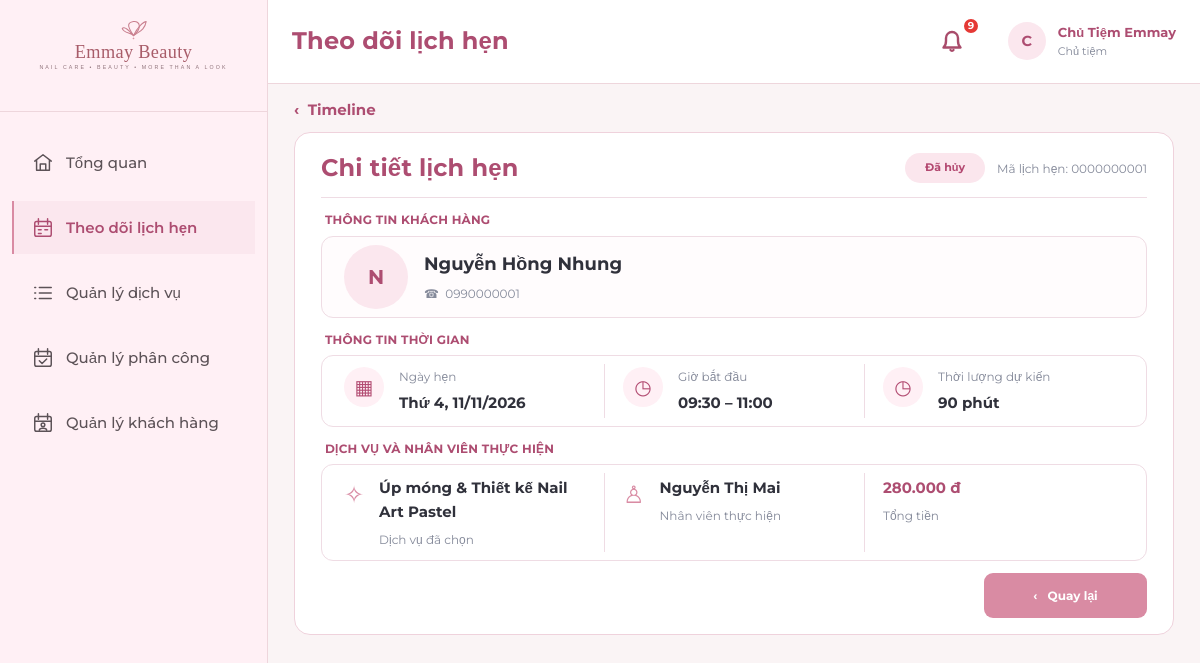
/owner/timeline/0000000001/?date=2026-11-11&page=1 (signed in), run on the app's committed database.
### apps/appointments/models.py (models this page shows, shortened)
class LichHen(models.Model):
    TRANG_THAI_CHOICES = [
        ('Chờ xác nhận', 'Chờ xác nhận'),
        ('Đã xác nhận', 'Đã xác nhận'),
        ('Hoàn thành', 'Hoàn thành'),
        ('Hủy', 'Hủy'),
        ('Không đến', 'Không đến'),
    ]
    ma_lich_hen = models.CharField(max_length=10, primary_key=True, verbose_name='Mã lịch hẹn')
    khach_hang = models.ForeignKey(KhachHang, on_delete=models.PROTECT, related_name='lich_hen', verbose_name='Khách hàng')
    tai_khoan_huy = models.ForeignKey(
        TaiKhoan, on_delete=models.SET_NULL, null=True, blank=True,
        related_name='lich_hen_da_huy', verbose_name='Tài khoản hủy'
    )
    ngay_gio_bat_dau = models.DateTimeField(verbose_name='Ngày giờ bắt đầu')
    ten_lien_he = models.CharField(max_length=100, verbose_name='Tên liên hệ')
    so_dien_thoai_lien_he = models.CharField(
        max_length=10, validators=[phone_validator], verbose_name='SĐT liên hệ'
    )
    trang_thai = models.CharField(
        max_length=30, choices=TRANG_THAI_CHOICES, default='Chờ xác nhận',
        verbose_name='Trạng thái'
    )
    thoi_diem_huy = models.DateTimeField(null=True, blank=True, verbose_name='Thời điểm hủy')
    thoi_diem_tao = models.DateTimeField(auto_now_add=True, verbose_name='Thời điểm tạo')
    class Meta:
        db_table = 'LichHen'
        verbose_name = 'Lịch Hẹn'
        verbose_name_plural = 'Lịch Hẹn'
        ordering = ['-ngay_gio_bat_dau']
    @property
    def tong_tien(self):
        return sum(ct.don_gia_dat for ct in self.chi_tiet.all())
    @property
    def tong_thoi_luong(self):
        return sum(ct.thoi_luong_dat for ct in self.chi_tiet.all())
    @property
    def ngay_gio_ket_thuc(self):
        return self.ngay_gio_bat_dau + timedelta(minutes=self.tong_thoi_luong)

class ChiTietLichHen(models.Model):
    lich_hen = models.ForeignKey(LichHen, on_delete=models.CASCADE, related_name='chi_tiet', verbose_name='Lịch hẹn')
    dich_vu = models.ForeignKey(DichVu, on_delete=models.PROTECT, related_name='chi_tiet_lich_hen', verbose_name='Dịch vụ gốc')
    ten_dich_vu_dat = models.CharField(max_length=60, verbose_name='Tên dịch vụ lúc đặt')
    don_gia_dat = models.DecimalField(max_digits=12, decimal_places=0, verbose_name='Đơn giá lúc đặt')
    thoi_luong_dat = models.SmallIntegerField(verbose_name='Thời lượng lúc đặt (phút)')
    ghi_chu_thuc_hien = models.CharField(max_length=255, blank=True, null=True, verbose_name='Ghi chú thực hiện')
    class Meta:
        db_table = 'ChiTietLichHen'
        verbose_name = 'Chi Tiết Lịch Hẹn'
        verbose_name_plural = 'Chi Tiết Lịch Hẹn'
        unique_together = ('lich_hen', 'dich_vu')

### apps/assignments/models.py (models this page shows, shortened)
class PhanCong(models.Model):
    TRANG_THAI_CHOICES = [
        ('Chờ phản hồi', 'Chờ phản hồi'),
        ('Đã tiếp nhận', 'Đã tiếp nhận'),
        ('Từ chối', 'Từ chối'),
    ]
    ma_phan_cong = models.CharField(max_length=10, primary_key=True, verbose_name='Mã phân công')
    lich_hen = models.ForeignKey(LichHen, on_delete=models.CASCADE, related_name='phan_cong', verbose_name='Lịch hẹn')
    nhan_vien = models.ForeignKey(NhanVien, on_delete=models.CASCADE, related_name='phan_cong', verbose_name='Nhân viên kỹ thuật')
    thoi_diem_phan_cong = models.DateTimeField(auto_now_add=True, verbose_name='Thời điểm phân công')
    trang_thai_tiep_nhan = models.CharField(
        max_length=20, choices=TRANG_THAI_CHOICES, default='Chờ phản hồi',
        verbose_name='Trạng thái tiếp nhận'
    )
    ly_do_tu_choi = models.CharField(max_length=250, blank=True, null=True, verbose_name='Lý do từ chối')
    thoi_diem_phan_hoi = models.DateTimeField(null=True, blank=True, verbose_name='Thời điểm phản hồi')
    dang_phu_trach = models.BooleanField(default=True, verbose_name='Đang phụ trách')
    class Meta:
        db_table = 'PhanCong'
        verbose_name = 'Phân Công'
        verbose_name_plural = 'Phân Công'
        ordering = ['-thoi_diem_phan_cong']
        constraints = [
            models.UniqueConstraint(
                fields=['lich_hen'],
                condition=models.Q(dang_phu_trach=True),
                name='unique_active_assignment_per_appointment'
            )
        ]

### apps/accounts/models.py (models this page shows, shortened)
class NhanVien(models.Model):
    ma_nhan_vien = models.CharField(max_length=10, primary_key=True, verbose_name='Mã nhân viên')
    tai_khoan = models.OneToOneField(TaiKhoan, on_delete=models.CASCADE, related_name='nhan_vien', verbose_name='Tài khoản')
    ten_nhan_vien = models.CharField(max_length=50, verbose_name='Tên nhân viên')
    class Meta:
        db_table = 'NhanVien'
        verbose_name = 'Nhân Viên'
        verbose_name_plural = 'Nhân Viên'
        ordering = ['ma_nhan_vien']

### apps/appointments/views.py (the view)
# urls.py: path('timeline/<str:pk>/', appointment_views.owner_timeline_detail, name='timeline_detail'),
@owner_required
def owner_timeline_detail(request, pk):
    from apps.assignments.models import PhanCong
    appointment = get_object_or_404(
        LichHen.objects.prefetch_related(
            'chi_tiet',
            Prefetch('phan_cong', queryset=PhanCong.objects.filter(dang_phu_trach=True).select_related('nhan_vien'), to_attr='timeline_assignments'),
        ),
        pk=pk,
    )
    try:
        selected_date = datetime.date.fromisoformat(request.GET.get('date', ''))
    except ValueError:
        selected_date = timezone.localtime(appointment.ngay_gio_bat_dau).date()
    try:
        page = max(1, int(request.GET.get('page', '1')))
    except ValueError:
        page = 1
    return render(request, 'owner/timeline_detail.html', {
        'appointment': appointment,
        'selected_date': selected_date,
        'timeline_page': page,
    })

### apps/appointments/templatetags/payment_format.py (called while the page is built)
@register.filter
def payment_vnd(value):
    return format(value, ',.0f').replace(',', '.')

### apps/notifications/context_processors.py (called while the page is built)
def notifications_processor(request):
    context = {
        'unread_notifications_count': 0,
        'recent_notifications': [],
        'unread_rejection_ids': [],
    }
    if request.user.is_authenticated:
        try:
            tai_khoan = getattr(request.user, 'tai_khoan', None)
            if tai_khoan:
                user_notifications = ThongBao.objects.filter(tai_khoan=tai_khoan)
                context['unread_notifications_count'] = user_notifications.filter(da_doc=False).count()
                if tai_khoan.vai_tro == 'Chủ Tiệm':
                    context['unread_rejection_ids'] = list(user_notifications.filter(da_doc=False, loai_thong_bao='Từ chối').values_list('pk', flat=True))
                context['recent_notifications'] = user_notifications.order_by('-thoi_diem_tao')[:8]
        except Exception:
            pass
    return context

### templates/owner/timeline_detail.html (shortened to what this page needs)
{% extends 'owner/overview.html' %}
{% load payment_format %}
{% block body_class %} owner-overview owner-timeline-detail{% if request.GET.from_status == '1' %} status-detail-from-list{% endif %}{% endblock %}
{% block extra_css %}<link rel="stylesheet" href="/static/css/owner-overview.css"><link rel="stylesheet" href="/static/css/owner-timeline-detail.css?v=timeline-compact-20261111">{% endblock %}
{% block page_title %}Theo dõi lịch hẹn{% endblock %}
{% block content %}
<a class="timeline-detail-back" href="{% if request.GET.from_status == '1' %}{% url 'owner:status_list' %}{% else %}{% url 'owner:timeline' %}{% endif %}?date={{ selected_date|date:'Y-m-d' }}&amp;page={{ timeline_page }}">‹ &nbsp;{% if request.GET.from_status == '1' %}Quay lại danh sách lịch hẹn{% else %}Timeline{% endif %}</a>
<article class="timeline-detail">
  <header class="timeline-detail-header">
    <h1>Chi tiết lịch hẹn</h1>
    <div><span class="timeline-detail-status {% if appointment.trang_thai == 'Đã xác nhận' %}confirmed{% elif appointment.trang_thai == 'Chờ xác nhận' %}pending{% elif appointment.trang_thai == 'Hủy' %}canceled{% endif %}">{% if appointment.trang_thai == 'Hủy' %}Đã hủy{% else %}{{ appointment.trang_thai }}{% endif %}</span><span class="timeline-detail-id">Mã lịch hẹn: {{ appointment.ma_lich_hen }}</span></div>
  </header>
  <h2>THÔNG TIN KHÁCH HÀNG</h2>
  <div class="timeline-detail-customer"><span class="timeline-detail-avatar">{{ appointment.ten_lien_he|slice:":1"|upper }}</span><div><strong>{{ appointment.ten_lien_he }}</strong><small>☎ &nbsp;{{ appointment.so_dien_thoai_lien_he }}</small></div></div>
  <h2>THÔNG TIN THỜI GIAN</h2>
  <div class="timeline-detail-grid">
    <div><span class="timeline-detail-icon">▦</span><span><small>Ngày hẹn</small><strong>{{ appointment.ngay_gio_bat_dau|date:"l, d/m/Y" }}</strong></span></div>
    <div><span class="timeline-detail-icon">◷</span><span><small>Giờ bắt đầu</small><strong>{{ appointment.ngay_gio_bat_dau|date:"H:i" }} – {{ appointment.ngay_gio_ket_thuc|date:"H:i" }}</strong></span></div>
    <div><span class="timeline-detail-icon">◷</span><span><small>Thời lượng dự kiến</small><strong>{{ appointment.tong_thoi_luong }} phút</strong></span></div>
  </div>
  <h2>DỊCH VỤ VÀ NHÂN VIÊN THỰC HIỆN</h2>
  <div class="timeline-detail-grid">
    <div><span class="timeline-detail-symbol">✧</span><span><strong>{% for item in appointment.chi_tiet.all %}{{ item.ten_dich_vu_dat }}{% if not forloop.last %}, {% endif %}{% empty %}Chưa có dịch vụ{% endfor %}</strong><small>Dịch vụ đã chọn</small></span></div>
    <div><span class="timeline-detail-symbol">♙</span><span><strong>{% if appointment.trang_thai == 'Chờ xác nhận' %}Chưa phân công{% else %}{% for assignment in appointment.timeline_assignments %}{{ assignment.nhan_vien.ten_nhan_vien }}{% empty %}Chưa phân công{% endfor %}{% endif %}</strong><small>Nhân viên thực hiện</small></span></div>
    <div><span><strong class="timeline-detail-price">{% if request.GET.from_status == '1' %}{{ appointment.tong_tien|floatformat:"0g" }}{% else %}{{ appointment.tong_tien|payment_vnd }}{% endif %} đ</strong><small>Tổng tiền</small></span></div>
  </div>
  <div class="timeline-detail-actions"><a href="{% if request.GET.from_status == '1' %}{% url 'owner:status_list' %}{% else %}{% url 'owner:timeline' %}{% endif %}?date={{ selected_date|date:'Y-m-d' }}&amp;page={{ timeline_page }}">‹ &nbsp; Quay lại</a></div>
</article>
{% endblock %}

### static/css/style.css (style rules this page uses)
:root { --primary-rose: #C97F8E; --btn-rose: #D98F9F; --btn-rose-hover: #C57B8C; --dark-rose: #A85C69; --deep-rose: #8C4350; --blush-pink: #F5DDE2; --soft-pink: #FBECEF; --light-pink: #FFF4F6; --ivory-white: #FFF9F8; --card-bg: #FFFFFF; --text-main: #343039; --text-muted: #7E7478; --text-light: #A3969B; --border-pink: #EED6DC; --border-focus: #D98F9F; --status-pending: #E09F3E; --status-pending-bg: #FFF5E6; --status-confirmed: #4A90E2; --status-confirmed-bg: #EBF4FC; --status-completed: #2E7D32; --status-completed-bg: #EAF5EA; --status-canceled: #C62828; --status-canceled-bg: #FDE8E8; --status-noshow: #757575; --status-noshow-bg: #EEEEEE; --font-heading: 'Playfair Display', serif; --font-body: 'Montserrat', sans-serif; --shadow-sm: 0 2px 8px rgba(201, 127, 142, 0.08); --shadow-md: 0 4px 20px rgba(168, 92, 105, 0.12); --shadow-lg: 0 10px 30px rgba(168, 92, 105, 0.16); --radius-sm: 8px; --radius-md: 14px; --radius-lg: 20px; --radius-full: 9999px; }
* { margin: 0; padding: 0; box-sizing: border-box; }
body { font-family: var(--font-body); font-size: 14.5px; line-height: 1.6; color: var(--text-main); background-color: var(--ivory-white); min-height: 100vh; display: flex; flex-direction: column; }
h1, h2, h3, h4, h5, h6, input, button, select, textarea, table, th, td { font-family: var(--font-body); }
h1, h2, h3 { color: var(--dark-rose); font-weight: 600; letter-spacing: 0.2px; }
a { color: var(--dark-rose); text-decoration: none; transition: all 0.2s ease; }

### static/css/dashboard.css (style rules this page uses)
body.app-layout { display: flex !important; flex-direction: row !important; min-height: 100vh; background-color: #FAF4F5; margin: 0; padding: 0; width: 100%; box-sizing: border-box; }

### static/css/owner-overview.css (style rules this page uses)
body.owner-overview { background:#fff5f8; }

### data on the page
LichHen: ma_lich_hen "0000000001", ten_lien_he "N", ten_lien_he "Nguyễn Hồng Nhung", so_dien_thoai_lien_he "0990000001", ngay_gio_bat_dau "Thứ 4, 11/11/2026", ngay_gio_bat_dau "09:30", ngay_gio_ket_thuc "11:00", tong_thoi_luong "90", tong_tien|payment_vnd "280.000"
ChiTietLichHen: ten_dich_vu_dat "Úp móng & Thiết kế Nail Art Pastel"
PhanCong: nhan_vien.ten_nhan_vien "Nguyễn Thị Mai"

### other printed values
{{ unread_notifications_count }} "9"
{{ owner_name|slice:":1"|upper }} "C"
{{ owner_name }} "Chủ Tiệm Emmay"
